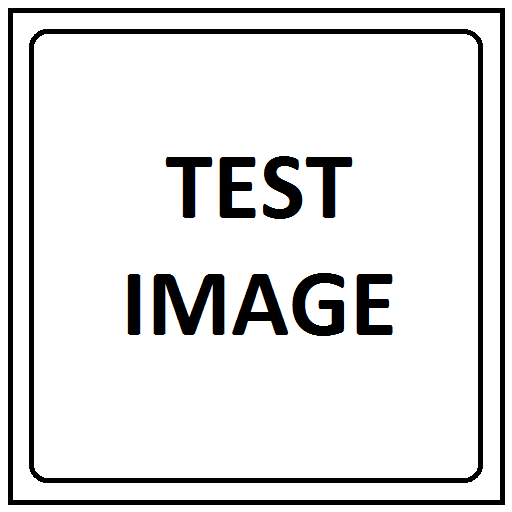
%> input picture out/Test.bmp, 512 x 512 px
$ octave --eval "main;"   (GNU Octave 9; MATLAB toolbox functions it lacks are replaced by stand-ins)
%> lines starting %> are read from the running program, lines starting %| are printed output that depends on the picture
### jpeg_encoder.m
function jpeg_encoder (inputName, outputName)
    CELL_SIZE = 8; %greater than 4

    img = imread(inputName);
    fid = fopen(outputName, 'w');

    %%% MAPPER RGB -> YCbCr
    ycbcr_img = rgb2ycbcr(img);

    y_image = ycbcr_img(:, :, 1);
    cb_image = ycbcr_img(:, :, 2);
    cr_image = ycbcr_img(:, :, 3);

    %%% Turn into cells 8x8
    repeat_height = size(y_image, 1)/CELL_SIZE;
    repeat_width = size(y_image, 2)/CELL_SIZE;
    repeat_height_mat = repmat(CELL_SIZE, [1 repeat_height]);
    repeat_width_mat = repmat(CELL_SIZE, [1 repeat_width]);
    y_sub_image = mat2cell(y_image, repeat_width_mat, repeat_height_mat);
    cb_sub_image = mat2cell(cb_image, repeat_width_mat, repeat_height_mat);
    cr_sub_image = mat2cell(cr_image, repeat_width_mat, repeat_height_mat);


    writeHeader(fid, size(y_image, 1), size(y_image, 2));

    lastDC(1) = 0;
    lastDC(2) = 0;
    lastDC(3) = 0;
    for i=1:repeat_height
        for j=1:repeat_width
            y_sub_image{i, j} = dcTransform(y_sub_image{i, j});
            y_sub_image{i, j} = quantize(y_sub_image{i, j}, 'lum');
            lastDC(1) = huffman(fid, y_sub_image{i, j}, lastDC(1), 1, 1);

            cb_sub_image{i, j} = dcTransform(cb_sub_image{i, j});
            cb_sub_image{i, j} = quantize(cb_sub_image{i, j}, 'chrom');
            lastDC(2) = huffman(fid, cb_sub_image{i, j}, lastDC(2), 2, 2);

            cr_sub_image{i, j} = dcTransform(cr_sub_image{i, j});
            cr_sub_image{i, j} = quantize(cr_sub_image{i, j}, 'chrom');
            lastDC(3) = huffman(fid, cr_sub_image{i, j}, lastDC(3), 2, 2);
        end
    end

    flashBuffer(fid);

    writeEOI(fid);

    fclose(fid);
end

function writeHeader(fid, height, width)
    global quantLumMatrix;
    global quantChromMatrix;
    global zigZagOrder;
    global bits;
    global values;

    %SOI marker
    soi(1) = hex2dec('FF');
    soi(2) = hex2dec('D8');
    fwrite(fid, soi);

    %JFIF Header
    jfif(1) = hex2dec('FF');
    jfif(2) = hex2dec('E0'); %marker
    jfif(3) = hex2dec('00');
    jfif(4) = hex2dec('10'); %16
    jfif(5) = 'J';
    jfif(6) = 'F';
    jfif(7) = 'I';
    jfif(8) = 'F';
    jfif(9) = hex2dec('00');
    jfif(10) = hex2dec('01'); %vh
    jfif(11) = hex2dec('00'); %vl
    jfif(12) = hex2dec('00');
    jfif(13) = hex2dec('00');
    jfif(14) = hex2dec('01'); %xden
    jfif(15) = hex2dec('00');
    jfif(16) = hex2dec('01'); %yden
    jfif(17) = hex2dec('00');
    jfif(18) = hex2dec('00');
    fwrite(fid, jfif);

    %DQT Header
    dqt(1) = hex2dec('FF');
    dqt(2) = hex2dec('DB'); %marker
    dqt(3) = hex2dec('00');
    dqt(4) = hex2dec('84'); %132
    dqt(5) = hex2dec('00'); %y_marker
    offset = 5;
    for i=1:64
        offset = offset + 1;
        dqt(offset) = quantLumMatrix(zigZagOrder(i));
    end
    offset = offset + 1;
    dqt(offset) = hex2dec('01'); %cb_cr nraker
    for i=1:64
        offset = offset + 1;
        dqt(offset) = quantChromMatrix(zigZagOrder(i));
    end
    fwrite(fid, dqt);

    % Start of Frame Header
    SOF(1) = hex2dec('FF');
    SOF(2) = hex2dec('C0');
    SOF(3) = hex2dec('00');
    SOF(4) = 17;
    SOF(5) = 8;
    SOF(6) = bitand(bitshift(height, -8), hex2dec('FF'));
    SOF(7) = bitand(height, hex2dec('FF'));
    SOF(8) = bitand(bitshift(width, -8), hex2dec('FF'));
    SOF(9) = bitand(width, hex2dec('FF'));
    SOF(10) = 3;
    index = 11;
    CompID = [1 2 3];
    HsampFactor = [1 1 1];
    VsampFactor = [1 1 1];
    QtableNumber = [0 1 1];

    for i = 1:SOF(10)
        SOF(index) = CompID(i);
        index = index + 1;
        SOF(index) = bitshift(HsampFactor(i), 4) + VsampFactor(i);
        index = index + 1;
        SOF(index) = QtableNumber(i);
        index = index + 1;
    end
    fwrite(fid, SOF);

    % The DHT Header
    length = 2;
    index = 4;
    oldindex = 4;
    DHT4 = zeros(1, 4);
    DHT4(1) = hex2dec('FF');
    DHT4(2) = hex2dec('C4');
    for i=1:4
        bytes = 0;
        DHT1(index - oldindex + 1) = bits{i}(0+1);
        index = index + 1;
        for j = 2:17
            temp = bits{i}(j);
            DHT1(index - oldindex + 1) = temp;
            index = index + 1;
            bytes = bytes + temp;
        end
        intermediateindex = index;
        for j = 1:bytes
            DHT2(index - intermediateindex + 1) = values{i}(j);
            index = index + 1;
        end
        DHT3(1:oldindex) = DHT4(1:oldindex);
        DHT3(oldindex+1:oldindex+17) = DHT1(1:17);
        DHT3(oldindex+17+1:oldindex+17+bytes) = DHT2(1:bytes);
        DHT4 = DHT3;
        oldindex = index;
    end
    DHT4(3) = bitand(bitshift(index - 2, -8), hex2dec('FF'));
    DHT4(4) = bitand(index - 2, hex2dec('FF'));
    fwrite(fid, DHT4);

    % Start of Scan Header
    CompID = [1, 2, 3];
    DCtableNumber = [0, 1, 1];
    ACtableNumber = [0, 1, 1];
    SOS(1) = hex2dec('FF');
    SOS(2) = hex2dec('DA');
    SOS(3) = hex2dec('00');
    SOS(4) = 12;
    SOS(5) = 3;
    index = 6;
    for i = 1:SOS(5)
        SOS(index) = CompID(i);
        index = index + 1;
        SOS(index) = bitshift(DCtableNumber(i), 4) + ACtableNumber(i);
        index = index + 1;
    end
    SOS(index) = 0;
    index = index + 1;
    SOS(index) = 63;
    index = index + 1;
    SOS(index) = bitshift(0, 4) + 0;
    index = index + 1;
    fwrite(fid, SOS);
end

% [30 lines left out: functions flashBuffer, writeEOI, not called in this run]


### main.m
function main()

quality = 10;
inputName = 'test.bmp';
outputName = 'output.jpg';

initGlobals(quality);

jpeg_encoder(inputName, outputName);


end

function initGlobals(quality)
    global dc_luminance_nrcodes;
    dc_luminance_nrcodes=[0 0 1 5 1 1 1 1 1 1 0 0 0 0 0 0 0];

    global dc_luminance_values;
    dc_luminance_values=[0 1 2 3 4 5 6 7 8 9 10 11];

    global dc_chrominance_nrcodes;
    dc_chrominance_nrcodes=[1 0 3 1 1 1 1 1 1 1 1 1 0 0 0 0 0];

    global dc_chrominance_values;
    dc_chrominance_values=[0 1 2 3 4 5 6 7 8 9 10 11];

    global ac_luminance_nrcodes;
    ac_luminance_nrcodes=[16 0 2 1 3 3 2 4 3 5 5 4 4 0 0 1 125];

    global ac_luminance_values;
    ac_luminance_values = [
          1 2 3 0 4 17 5 18 33 49 65 6 19 81 97 7 ...
          34 113 20 50 129 145 161 8 35 66 177 193 ...
          21 82 209 240 36 51 98 114 130 9 10 22 23 ...
          24 25 26 37 38 39 40 41 42 52 53 54 55 56 ...
          57 58 67 68 69 70 71 72 73 74 83 84 85 86 87 ...
          88 89 90 99 100 101 102 103 104 105 106 115 ...
          116 117 118 119 120 121 122 131 132 133 134 ...
          135 136 137 138 146 147 148 149 150 151 152 ...
          153 154 162 163 164 165 166 167 168 169 170 ...
          178 179 180 181 182 183 184 185 186 194 195 ...
          196 197 198 199 200 201 202 210 211 212 213 ...
          214 215 216 217 218 225 226 227 228 229 230 ...
          231 232 233 234 241 242 243 244 245 246 247 248 249 250 ];

    global ac_chrominance_nrcodes;
    ac_chrominance_nrcodes=[17 0 2 1 2 4 4 3 4 7 5 4 4 0 1 2 119];

    global ac_chrominance_values;
    ac_chrominance_values = [
          0 1 2 3 17 4 5 33 49 6 18 65 81 7 97 ...
          113 19 34 50 129 8 20 66 145 161 177 ...
          193 9 35 51 82 240 21 98 114 209 10 22 ...
          36 52 225 37 241 23 24 25 26 38 39 40 ...
          41 42 53 54 55 56 57 58 67 68 69 70 71 ...
          72 73 74 83 84 85 86 87 88 89 90 99 100 ...
          101 102 103 104 105 106 115 116 117 118 ...
          119 120 121 122 130 131 132 133 134 135 ...
          136 137 138 146 147 148 149 150 151 152 ...
          153 154 162 163 164 165 166 167 168 169 ...
          170 178 179 180 181 182 183 184 185 186 ...
          194 195 196 197 198 199 200 201 202 210 ...
          211 212 213 214 215 216 217 218 226 227 ...
          228 229 230 231 232 233 234 242 243 244 ...
          245 246 247 248 249 250];

    global zigZagOrder;
    zigZagOrder = [ 1 2 9 17 10 3 4 11 ...
                18 25 33 26 19 12 5 6 ...
                13 20 27 34 41 49 42 35 ...
                28 21 14 7 8 15 22 29  ...
                36 43 50 57 58 51 44 37 ...
                30 23 16 24 31 38 45 52 ...
                59 60 53 46 39 32 40 47 ...
                54 61 62 55 48 56 63 64];

    global lumMat;
    lumMat = [
             16 11 10 16 24 40 51 61 ...
             12 12 14 19 26 58 60 55 ...
             14 13 16 24 40 57 69 56 ...
             14 17 22 29 51 87 80 62 ...
             18 22 37 56 68 109 103 77 ...
             24 35 55 64 81 104 113 92 ...
             49 64 78 87 103 121 120 101 ...
             72 92 95 98 112 100 103 99];

    global chromMat
    chromMat = [
             17 18 24 47 99 99 99 99 ...
             18 21 26 66 99 99 99 99 ...
             24 26 56 99 99 99 99 99 ...
             47 66 99 99 99 99 99 99 ...
             99 99 99 99 99 99 99 99 ...
             99 99 99 99 99 99 99 99 ...
             99 99 99 99 99 99 99 99 ...
             99 99 99 99 99 99 99 99];

    global DC_matrix;
    global AC_matrix;

    global quantLumMatrix;
    quantLumMatrix = quantLumMat(quality);

    global divLumMatrix;
    divLumMatrix = divMat(quantLumMatrix);

    global quantChromMatrix;
    quantChromMatrix = quantChromMat(quality);

    global divChromMatrix;
    divChromMatrix = divMat(quantChromMatrix);

    global bufferPutBits;
    bufferPutBits = 0;

    global bufferPutBuffer;
    bufferPutBuffer = 0;

    global bits;
    bits{1} = dc_luminance_nrcodes;
    bits{2} = ac_luminance_nrcodes;
    bits{3} = dc_chrominance_nrcodes;
    bits{4} = ac_chrominance_nrcodes;

    global values;
    values{1} = dc_luminance_values;
    values{2} = ac_luminance_values;
    values{3} = dc_chrominance_values;
    values{4} = ac_chrominance_values;

    initHuffman();

end

function out = quantLumMat(quality)
    global lumMat;
    if quality <= 50
        quality = 5000 / quality;
    else
        quality = 200 - quality * 2;
    end
    matr = lumMat;
    for i=1:64
        matr(i) = floor((matr(i) * quality + 50) / 100);
        if matr(i) <= 0
            matr(i) = 1;
        elseif matr(i) > 255
            matr(i) = 255;
        end
    end
    out = matr;
end

function out = quantChromMat(quality)
    global chromMat;
    if quality <= 50
        quality = 5000 / quality;
    else
        quality = 200 - quality * 2;
    end

    matr = chromMat;
    for i=1:64
        matr(i) = floor((matr(i) * quality + 50) / 100);
        if matr(i) <= 0
            matr(i) = 1;
        elseif matr(i) > 255
            matr(i) = 255;
        end
    end
    out = matr;
end

function out = divMat(quant)
    aanScale = [1.0 1.387039845 1.306562965 1.175875602 1.0 0.785694958 0.541196100 0.275899379];
    index = 1;
    for i = 1:8
        for j = 1:8
            div(index) = (1.0 / (quant(index) * aanScale(i) * aanScale(j) * 8.0));
            index=index + 1;
        end
    end
    out = div;
end

function initHuffman()
    global dc_chrominance_nrcodes;
    global dc_chrominance_values;
    global ac_chrominance_nrcodes;
    global ac_chrominance_values;
    global dc_luminance_nrcodes;
    global dc_luminance_values;
    global ac_luminance_nrcodes;
    global ac_luminance_values;
    global DC_matrix;
    global AC_matrix;


    %------------
    p = 0;
    for l = 1:16
        for i = 1:dc_chrominance_nrcodes(l+1)
            huffsize(p+1) = l;
            p = p + 1;
        end
    end

    huffsize(p+1) = 0;
    lastp = p;

    code = 0;
    si = huffsize(0+1);
    p = 0;
    while huffsize(p+1) ~= 0
        while huffsize(p+1) == si
            huffcode(p+1) = code;
            p = p + 1;
            code = code + 1;
        end
        code = bitshift(code, 1);
        si = si + 1;
    end

    for p = 0:lastp-1
        DC_matrix1(dc_chrominance_values(p+1)+1, 0+1) = huffcode(p+1);
        DC_matrix1(dc_chrominance_values(p+1)+1, 1+1) = huffsize(p+1);
    end

    %--------------
    p = 0;
    for l = 1:16
        for i = 1:ac_chrominance_nrcodes(l+1)
            huffsize(p+1) = l;
            p=p+1;
        end
    end
    huffsize(p+1) = 0;
    lastp = p;

    code = 0;
    si = huffsize(0+1);
    p = 0;
    while huffsize(p+1) ~= 0
        while huffsize(p+1) == si
            huffcode(p+1) = code;
            p=p+1;
            code=code+1;
        end
        code = bitshift(code, 1);
        si=si+1;
    end

    for p = 0:lastp-1
        AC_matrix1(ac_chrominance_values(p+1)+1, 0+1) = huffcode(p+1);
        AC_matrix1(ac_chrominance_values(p+1)+1, 1+1) = huffsize(p+1);
    end

    %--------
    p = 0;
    for l = 1:16
        for i = 1:dc_luminance_nrcodes(l+1)
            huffsize(p+1) = l;
            p = p + 1;
        end
    end
    huffsize(p+1) = 0;
    lastp = p;

    code = 0;
    si = huffsize(0+1);
    p = 0;
    while huffsize(p+1) ~= 0
        while huffsize(p+1) == si
            huffcode(p+1) = code;
            p = p + 1;
            code = code + 1;
        end
        code  = bitshift(code, 1);
        si = si + 1;
    end

    for p = 0:lastp-1
        DC_matrix0(dc_luminance_values(p+1)+1, 0+1) = huffcode(p+1);
        DC_matrix0(dc_luminance_values(p+1)+1, 1+1) = huffsize(p+1);
    end


    %-----------
    p = 0;
    for l = 1:16
        for i = 1:ac_luminance_nrcodes(l+1)
            huffsize(p+1) = l;
            p = p + 1;
        end
    end
    huffsize(p+1) = 0;
    lastp = p;

    code = 0;
    si = huffsize(0+1);
    p = 0;
    while huffsize(p+1) ~= 0
        while huffsize(p+1) == si
            huffcode(p+1) = code;
            p = p + 1;
            code = code+1;
        end
        code = bitshift(code, 1);
        si = si + 1;
    end
    for q = 0:lastp-1
        AC_matrix0(ac_luminance_values(q+1)+1, 0+1) = huffcode(q+1);
        AC_matrix0(ac_luminance_values(q+1)+1, 1+1) = huffsize(q+1);
    end

    DC_matrix(0+1, :, :) = DC_matrix0;
    DC_matrix(1+1, :, :) = DC_matrix1;
    AC_matrix(0+1, :, :) = AC_matrix0;
    AC_matrix(1+1, :, :) = AC_matrix1;
end
%> in jpeg_encoder, img is the input picture: size 512x512x3 uint8; mean R, G, B 224.2, 224.1, 224.2
%> in jpeg_encoder, `ycbcr_img = rgb2ycbcr(img);`: ycbcr_img: size 512x512x3 uint8; mean of channels 1, 2, 3 208.5, 128, 128
%> in jpeg_encoder, `cb_image = ycbcr_img(:, :, 2);`:
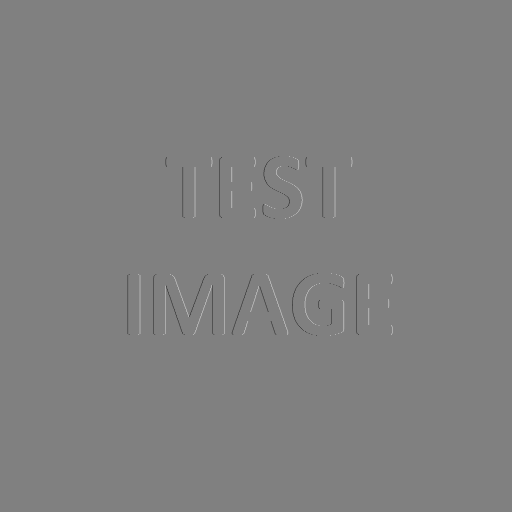
%> cb_image: size 512x512 uint8; min 71, max 178, mean 128
%> in jpeg_encoder, `y_sub_image = mat2cell(y_image, repeat_width_mat, repeat_height_mat);`: y_sub_image = 4096 items
%> (the run ends here)
